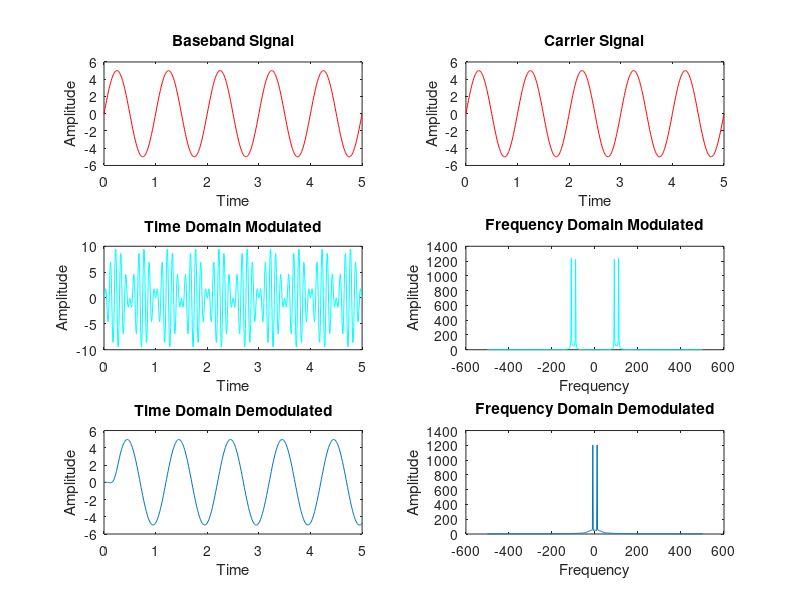

This figure's MATLAB source:
clc;clear;
dt = 0.01;
t = 0:dt:5;
fm = 1; %Message frequeny
fc = 10; %carrier frequency
Am=5;
Ac=2;
fs = 100*fc; %sampling frequency
f = linspace(-fs/2,fs/2,length(t));
%Baseband and carrier Signal
mt = Am*sin(2*pi*fm*t)
ct = Ac*sin(2*pi*fc*t);
%Modulation
yt = mt.*ct;%time domain
yf = fftshift(fft(yt));%frequency domain

%demodulating using synchromous detection

%Time Domain
dmt = 2*(yt.*ct)./(Ac*Ac);%product modulator
h = fir1(40,(dt*fc));
m = filter(h,1,dmt);%low pass filter

%frequency Domain
mf = fftshift(fft(m));
figure('name','Question 3','numbertitle','off');
subplot(3,2,1)
plot(t,mt,'r');
title('Baseband Signal');
xlabel('Time');
ylabel('Amplitude');
subplot(3,2,2)
plot(t,mt,'r');
title('Carrier Signal');
xlabel('Time');
ylabel('Amplitude');
%modulation
subplot(3,2,3)
plot(t,yt,'c');
title('Time Domain Modulated');
xlabel('Time');
ylabel('Amplitude');
subplot(3,2,4)
plot(f,abs(yf),'c');
title('Frequency Domain Modulated');
xlabel('Frequency');
ylabel('Amplitude');
%demodulation
subplot(3,2,5)
plot(t,m);
title('Time Domain Demodulated');
xlabel('Time');
ylabel('Amplitude');
subplot(3,2,6)
plot(f,abs(mf));
title('Frequency Domain Demodulated');
xlabel('Frequency');
ylabel('Amplitude');


